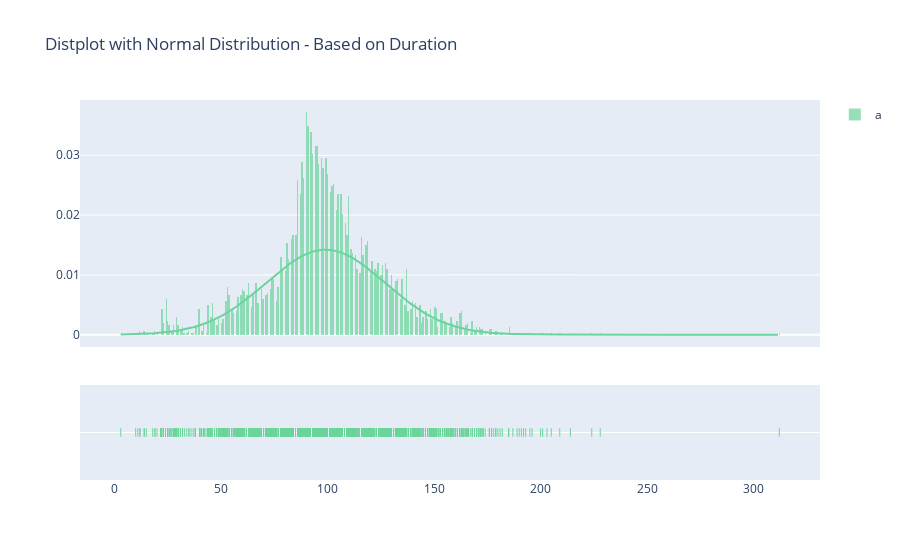

Notebook source saved alongside this figure:
### Code cell
# distribution plot
import plotly.figure_factory as ff
x1 = d2['duration'].fillna(0.0).astype(float)
fig = ff.create_distplot([x1], ['a'], bin_size=0.7, curve_type='normal', colors=["#6ad49b"])
fig.update_layout(title_text='Distplot with Normal Distribution - Based on Duration')
fig.show()

def reset_bar_width(ax, new_width):
    for patch in ax.patches:
        old_width = patch.get_width()
        patch.set_width(new_width)
        shift = old_width - new_width # To re-align the labels
        patch.set_x(patch.get_x() + shift * .5)

### Figure 1 — Plotly figure (JSON) as saved in the notebook; plotly's stock layout.template omitted (floating-point values rounded to 4 significant figures; data arrays with more than 128 entries replaced by an {"elided": "..."} marker saying what was removed)
{"data": [{"autobinx": false, "histnorm": "probability density", "legendgroup": "a", "marker": {"color": "#6ad49b"}, "name": "a", "opacity": 0.7, "type": "histogram", "x": {"elided": "4265 int values"}, "xaxis": "x", "xbins": {"end": 312, "size": 0.7, "start": 3}, "yaxis": "y"}, {"legendgroup": "a", "marker": {"color": "#6ad49b"}, "mode": "lines", "name": "a", "showlegend": false, "type": "scatter", "x": {"elided": "500 float values"}, "xaxis": "x", "y": {"elided": "500 float values"}, "yaxis": "y"}, {"legendgroup": "a", "marker": {"color": "#6ad49b", "symbol": "line-ns-open"}, "mode": "markers", "name": "a", "showlegend": false, "type": "scatter", "x": {"elided": "4265 int values"}, "xaxis": "x", "y": {"elided": "4265 str values"}, "yaxis": "y2"}], "layout": {"barmode": "overlay", "hovermode": "closest", "legend": {"traceorder": "reversed"}, "title": {"text": "Distplot with Normal Distribution - Based on Duration"}, "xaxis": {"anchor": "y2", "domain": [0, 1], "zeroline": false}, "yaxis": {"anchor": "free", "domain": [0.35, 1], "position": 0}, "yaxis2": {"anchor": "x", "domain": [0, 0.25], "dtick": 1, "showticklabels": false}}}
